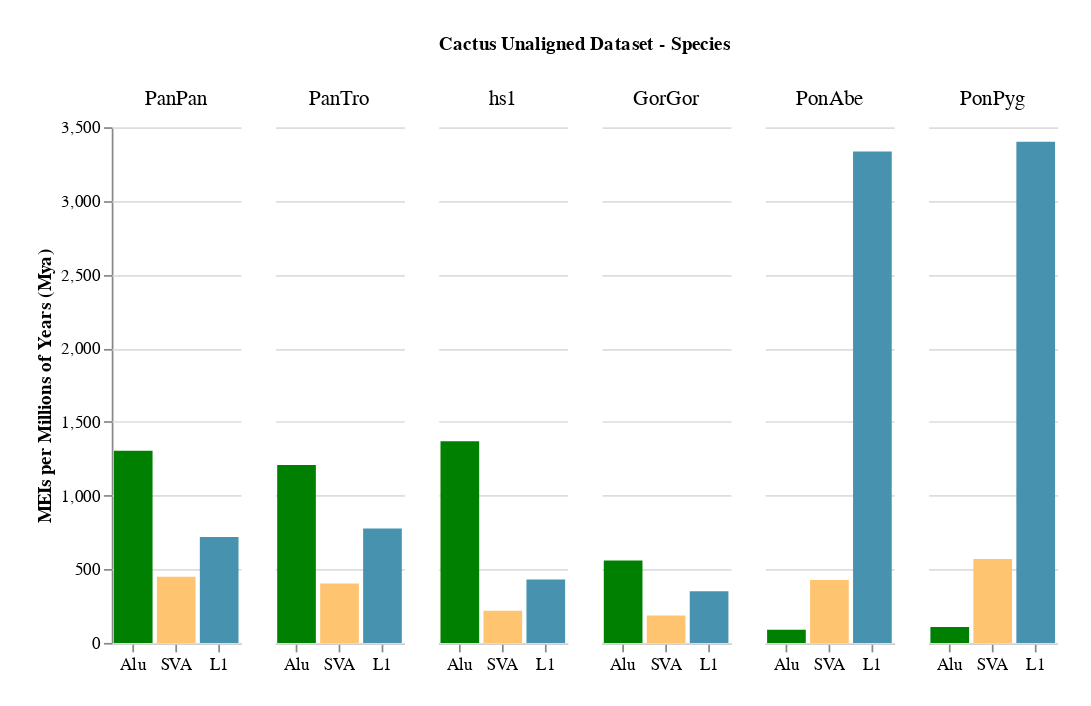

Notebook code cell kept with this figure:
### Code cell
alt.Chart(insperMY).mark_bar().encode(

    # tell Altair which field to group columns on
    x=alt.X('Element:N', title=None, sort=sorter2, axis=alt.Axis(labelAngle=0)),

    # tell Altair which field to use as Y values and how to calculate
    y=alt.Y('sum(Count_Per_Mya):Q',
        axis=alt.Axis(
            grid=True,
            title='MEIs per Millions of Years (Mya)')).scale(domain=(0, 3500)),

    # tell Altair which field to use to use as the set of columns to be  represented in each group
    column=alt.Column('Species:N', title='Cactus Unaligned Dataset - Species', sort=sorter),

    # tell Altair which field to use for color segmentation 
    color=alt.Color('Element:N',legend=None,
            scale=alt.Scale(
                # make it look pretty with an enjoyable color pallet
                range=['green', '#FFC470', '#4793AF'],
            ), sort=sorter2,
        ))\
    .configure_view(
        # remove grid lines around column clusters
        strokeOpacity=0    
    ).properties(
    padding={"left": 20, "top": 20, "right": 20, "bottom": 20}
).properties(width=75, height=300).configure_header(
    # Configure header options
    labelFontSize=12  # Adjust the font size for column title
)

### Figure 1 — Vega-Lite specification as saved in the notebook (floating-point values rounded to 4 significant figures)
{"config": {"view": {"continuousWidth": 300, "continuousHeight": 300, "strokeOpacity": 0}, "header": {"labelFontSize": 12}}, "data": {"name": "data-cbe920afbb500892638e2f128648dcee"}, "mark": {"type": "bar"}, "encoding": {"color": {"field": "Element", "legend": null, "scale": {"range": ["green", "#FFC470", "#4793AF"]}, "sort": ["Alu", "SVA", "L1"], "type": "nominal"}, "column": {"field": "Species", "sort": ["PanPan", "PanTro", "hs1", "GorGor", "PonAbe", "PonPyg", "SymSyn"], "title": "Cactus Unaligned Dataset - Species", "type": "nominal"}, "x": {"axis": {"labelAngle": 0}, "field": "Element", "sort": ["Alu", "SVA", "L1"], "title": null, "type": "nominal"}, "y": {"aggregate": "sum", "axis": {"grid": true, "title": "MEIs per Millions of Years (Mya)"}, "field": "Count_Per_Mya", "scale": {"domain": [0, 3500]}, "type": "quantitative"}}, "height": 300, "padding": {"left": 20, "top": 20, "right": 20, "bottom": 20}, "width": 75, "$schema": "https://vega.github.io/schema/vega-lite/v5.17.0.json", "datasets": {"data-cbe920afbb500892638e2f128648dcee": [{"Species": "PanPan", "Element": "SVA", "Count": 433, "Classification": "Fixed", "Reference": "Cactus", "Count_Per_Mya": 270.6}, {"Species": "PanPan", "Element": "SVA", "Count": 286, "Classification": "Unique", "Reference": "Cactus", "Count_Per_Mya": 178.8}, {"Species": "PanPan", "Element": "L1", "Count": 804, "Classification": "Fixed", "Reference": "Cactus", "Count_Per_Mya": 502.5}, {"Species": "PanPan", "Element": "L1", "Count": 347, "Classification": "Unique", "Reference": "Cactus", "Count_Per_Mya": 216.9}, {"Species": "PanPan", "Element": "Alu", "Count": 1708, "Classification": "Fixed", "Reference": "Cactus", "Count_Per_Mya": 1068.0}, {"Species": "PanPan", "Element": "Alu", "Count": 379, "Classification": "Unique", "Reference": "Cactus", "Count_Per_Mya": 236.9}, {"Species": "PanTro", "Element": "SVA", "Count": 212, "Classification": "Unique", "Reference": "Cactus", "Count_Per_Mya": 132.5}, {"Species": "PanTro", "Element": "SVA", "Count": 434, "Classification": "Fixed", "Reference": "Cactus", "Count_Per_Mya": 271.2}, {"Species": "PanTro", "Element": "Alu", "Count": 345, "Classification": "Unique", "Reference": "Cactus", "Count_Per_Mya": 215.6}, {"Species": "PanTro", "Element": "Alu", "Count": 1586, "Classification": "Fixed", "Reference": "Cactus", "Count_Per_Mya": 991.2}, {"Species": "PanTro", "Element": "L1", "Count": 319, "Classification": "Unique", "Reference": "Cactus", "Count_Per_Mya": 199.4}, {"Species": "PanTro", "Element": "L1", "Count": 922, "Classification": "Fixed", "Reference": "Cactus", "Count_Per_Mya": 576.2}, {"Species": "hs1", "Element": "SVA", "Count": 1358, "Classification": "Unique", "Reference": "Cactus", "Count_Per_Mya": 219.0}, {"Species": "hs1", "Element": "Alu", "Count": 8481, "Classification": "Unique", "Reference": "Cactus", "Count_Per_Mya": 1368.0}, {"Species": "hs1", "Element": "Alu", "Count": 0, "Classification": "Fixed", "Reference": "Cactus", "Count_Per_Mya": 0.0}, {"Species": "hs1", "Element": "L1", "Count": 2664, "Classification": "Unique", "Reference": "Cactus", "Count_Per_Mya": 429.7}, {"Species": "hs1", "Element": "L1", "Count": 0, "Classification": "Fixed", "Reference": "Cactus", "Count_Per_Mya": 0.0}, {"Species": "hs1", "Element": "SVA", "Count": 0, "Classification": "Fixed", "Reference": "Cactus", "Count_Per_Mya": 0.0}, {"Species": "GorGor", "Element": "SVA", "Count": 605, "Classification": "Unique", "Reference": "Cactus", "Count_Per_Mya": 56.54}, {"Species": "GorGor", "Element": "L1", "Count": 2667, "Classification": "Fixed", "Reference": "Cactus", "Count_Per_Mya": 249.3}, {"Species": "GorGor", "Element": "L1", "Count": 1076, "Classification": "Unique", "Reference": "Cactus", "Count_Per_Mya": 100.6}, {"Species": "GorGor", "Element": "Alu", "Count": 4841, "Classification": "Fixed", "Reference": "Cactus", "Count_Per_Mya": 452.4}, {"Species": "GorGor", "Element": "Alu", "Count": 1145, "Classification": "Unique", "Reference": "Cactus", "Count_Per_Mya": 107.0}, {"Species": "GorGor", "Element": "SVA", "Count": 1378, "Classification": "Fixed", "Reference": "Cactus", "Count_Per_Mya": 128.8}, {"Species": "PonAbe", "Element": "SVA", "Count": 113, "Classification": "Fixed", "Reference": "Cactus", "Count_Per_Mya": 117.7}, {"Species": "PonAbe", "Element": "L1", "Count": 942, "Classification": "Fixed", "Reference": "Cactus", "Count_Per_Mya": 981.2}, {"Species": "PonAbe", "Element": "L1", "Count": 2259, "Classification": "Unique", "Reference": "Cactus", "Count_Per_Mya": 2353.0}, {"Species": "PonAbe", "Element": "Alu", "Count": 33, "Classification": "Fixed", "Reference": "Cactus", "Count_Per_Mya": 34.38}, {"Species": "PonAbe", "Element": "Alu", "Count": 53, "Classification": "Unique", "Reference": "Cactus", "Count_Per_Mya": 55.21}, {"Species": "PonAbe", "Element": "SVA", "Count": 297, "Classification": "Unique", "Reference": "Cactus", "Count_Per_Mya": 309.4}, {"Species": "PonPyg", "Element": "SVA", "Count": 190, "Classification": "Fixed", "Reference": "Cactus", "Count_Per_Mya": 197.9}, {"Species": "PonPyg", "Element": "SVA", "Count": 356, "Classification": "Unique", "Reference": "Cactus", "Count_Per_Mya": 370.8}, {"Species": "PonPyg", "Element": "L1", "Count": 1325, "Classification": "Fixed", "Reference": "Cactus", "Count_Per_Mya": 1380.0}, {"Species": "PonPyg", "Element": "L1", "Count": 1941, "Classification": "Unique", "Reference": "Cactus", "Count_Per_Mya": 2022.0}, {"Species": "PonPyg", "Element": "Alu", "Count": 49, "Classification": "Fixed", "Reference": "Cactus", "Count_Per_Mya": 51.04}, {"Species": "PonPyg", "Element": "Alu", "Count": 55, "Classification": "Unique", "Reference": "Cactus", "Count_Per_Mya": 57.29}]}}
